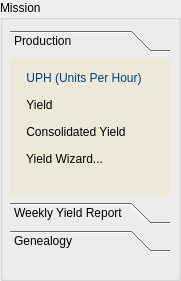
    <widget class="QGroupBox" name="groupBoxSqlMission">
     <property name="geometry">
      <rect>
       <x>30</x>
       <y>20</y>
       <width>181</width>
       <height>281</height>
      </rect>
     </property>
     <property name="title">
      <string>Mission</string>
     </property>
     <widget class="QToolBox" name="toolbox_Mission">
      <property name="geometry">
       <rect>
        <x>10</x>
        <y>30</y>
        <width>160</width>
        <height>222</height>
       </rect>
      </property>
      <property name="palette">
       <palette>
        <active>
         <colorrole role="WindowText">
          <brush brushstyle="SolidPattern">
           <color alpha="255">
            <red>0</red>
            <green>0</green>
            <blue>0</blue>
           </color>
          </brush>
         </colorrole>
         <colorrole role="Button">
          <brush brushstyle="SolidPattern">
           <color alpha="255">
            <red>236</red>
            <green>233</green>
            <blue>216</blue>
           </color>
          </brush>
         </colorrole>
         <colorrole role="Light">
          <brush brushstyle="SolidPattern">
           <color alpha="255">
            <red>255</red>
            <green>255</green>
            <blue>255</blue>
           </color>
          </brush>
         </colorrole>
         <colorrole role="Midlight">
          <brush brushstyle="SolidPattern">
           <color alpha="255">
            <red>245</red>
            <green>244</green>
            <blue>235</blue>
           </color>
          </brush>
         </colorrole>
         <colorrole role="Dark">
          <brush brushstyle="SolidPattern">
           <color alpha="255">
            <red>118</red>
            <green>116</green>
            <blue>108</blue>
           </color>
          </brush>
         </colorrole>
         <colorrole role="Mid">
          <brush brushstyle="SolidPattern">
           <color alpha="255">
            <red>157</red>
            <green>155</green>
            <blue>143</blue>
           </color>
          </brush>
         </colorrole>
         <colorrole role="Text">
          <brush brushstyle="SolidPattern">
           <color alpha="255">
            <red>0</red>
            <green>0</green>
            <blue>0</blue>
           </color>
          </brush>
         </colorrole>
         <colorrole role="BrightText">
          <brush brushstyle="SolidPattern">
           <color alpha="255">
            <red>255</red>
            <green>255</green>
            <blue>255</blue>
           </color>
          </brush>
         </colorrole>
         <colorrole role="ButtonText">
          <brush brushstyle="SolidPattern">
           <color alpha="255">
            <red>0</red>
            <green>0</green>
            <blue>0</blue>
           </color>
          </brush>
         </colorrole>
         <colorrole role="Base">
          <brush brushstyle="SolidPattern">
           <color alpha="255">
            <red>255</red>
            <green>255</green>
            <blue>255</blue>
           </color>
          </brush>
         </colorrole>
         <colorrole role="Window">
          <brush brushstyle="SolidPattern">
           <color alpha="255">
            <red>255</red>
            <green>255</green>
            <blue>204</blue>
           </color>
          </brush>
         </colorrole>
         <colorrole role="Shadow">
          <brush brushstyle="SolidPattern">
           <color alpha="255">
            <red>0</red>
            <green>0</green>
            <blue>0</blue>
           </color>
          </brush>
         </colorrole>
         <colorrole role="Highlight">
          <brush brushstyle="SolidPattern">
           <color alpha="255">
            <red>0</red>
            <green>0</green>
            <blue>128</blue>
           </color>
          </brush>
         </colorrole>
         <colorrole role="HighlightedText">
          <brush brushstyle="SolidPattern">
           <color alpha="255">
            <red>255</red>
            <green>255</green>
            <blue>255</blue>
           </color>
          </brush>
         </colorrole>
         <colorrole role="Link">
          <brush brushstyle="SolidPattern">
           <color alpha="255">
            <red>0</red>
            <green>0</green>
            <blue>0</blue>
           </color>
          </brush>
         </colorrole>
         <colorrole role="LinkVisited">
          <brush brushstyle="SolidPattern">
           <color alpha="255">
            <red>0</red>
            <green>0</green>
            <blue>0</blue>
           </color>
          </brush>
         </colorrole>
        </active>
        <inactive>
         <colorrole role="WindowText">
          <brush brushstyle="SolidPattern">
           <color alpha="255">
            <red>0</red>
            <green>0</green>
            <blue>0</blue>
           </color>
          </brush>
         </colorrole>
         <colorrole role="Button">
          <brush brushstyle="SolidPattern">
           <color alpha="255">
            <red>236</red>
            <green>233</green>
            <blue>216</blue>
           </color>
          </brush>
         </colorrole>
         <colorrole role="Light">
          <brush brushstyle="SolidPattern">
           <color alpha="255">
            <red>255</red>
            <green>255</green>
            <blue>255</blue>
           </color>
          </brush>
         </colorrole>
         <colorrole role="Midlight">
          <brush brushstyle="SolidPattern">
           <color alpha="255">
            <red>255</red>
            <green>254</green>
            <blue>249</blue>
           </color>
          </brush>
         </colorrole>
         <colorrole role="Dark">
          <brush brushstyle="SolidPattern">
           <color alpha="255">
            <red>118</red>
            <green>116</green>
            <blue>108</blue>
           </color>
          </brush>
         </colorrole>
         <colorrole role="Mid">
          <brush brushstyle="SolidPattern">
           <color alpha="255">
            <red>157</red>
            <green>155</green>
            <blue>143</blue>
           </color>
          </brush>
         </colorrole>
         <colorrole role="Text">
          <brush brushstyle="SolidPattern">
           <color alpha="255">
            <red>0</red>
            <green>0</green>
            <blue>0</blue>
           </color>
          </brush>
         </colorrole>
         <colorrole role="BrightText">
          <brush brushstyle="SolidPattern">
           <color alpha="255">
            <red>255</red>
            <green>255</green>
            <blue>255</blue>
           </color>
          </brush>
         </colorrole>
         <colorrole role="ButtonText">
          <brush brushstyle="SolidPattern">
           <color alpha="255">
            <red>0</red>
            <green>0</green>
            <blue>0</blue>
           </color>
          </brush>
         </colorrole>
         <colorrole role="Base">
          <brush brushstyle="SolidPattern">
           <color alpha="255">
            <red>255</red>
            <green>255</green>
            <blue>255</blue>
           </color>
          </brush>
         </colorrole>
         <colorrole role="Window">
          <brush brushstyle="SolidPattern">
           <color alpha="255">
            <red>255</red>
            <green>255</green>
            <blue>204</blue>
           </color>
          </brush>
         </colorrole>
         <colorrole role="Shadow">
          <brush brushstyle="SolidPattern">
           <color alpha="255">
            <red>0</red>
            <green>0</green>
            <blue>0</blue>
           </color>
          </brush>
         </colorrole>
         <colorrole role="Highlight">
          <brush brushstyle="SolidPattern">
           <color alpha="255">
            <red>0</red>
            <green>0</green>
            <blue>128</blue>
           </color>
          </brush>
         </colorrole>
         <colorrole role="HighlightedText">
          <brush brushstyle="SolidPattern">
           <color alpha="255">
            <red>255</red>
            <green>255</green>
            <blue>255</blue>
           </color>
          </brush>
         </colorrole>
         <colorrole role="Link">
          <brush brushstyle="SolidPattern">
           <color alpha="255">
            <red>0</red>
            <green>0</green>
            <blue>255</blue>
           </color>
          </brush>
         </colorrole>
         <colorrole role="LinkVisited">
          <brush brushstyle="SolidPattern">
           <color alpha="255">
            <red>255</red>
            <green>0</green>
            <blue>255</blue>
           </color>
          </brush>
         </colorrole>
        </inactive>
        <disabled>
         <colorrole role="WindowText">
          <brush brushstyle="SolidPattern">
           <color alpha="255">
            <red>128</red>
            <green>128</green>
            <blue>128</blue>
           </color>
          </brush>
         </colorrole>
         <colorrole role="Button">
          <brush brushstyle="SolidPattern">
           <color alpha="255">
            <red>236</red>
            <green>233</green>
            <blue>216</blue>
           </color>
          </brush>
         </colorrole>
         <colorrole role="Light">
          <brush brushstyle="SolidPattern">
           <color alpha="255">
            <red>255</red>
            <green>255</green>
            <blue>255</blue>
           </color>
          </brush>
         </colorrole>
         <colorrole role="Midlight">
          <brush brushstyle="SolidPattern">
           <color alpha="255">
            <red>255</red>
            <green>254</green>
            <blue>249</blue>
           </color>
          </brush>
         </colorrole>
         <colorrole role="Dark">
          <brush brushstyle="SolidPattern">
           <color alpha="255">
            <red>118</red>
            <green>116</green>
            <blue>108</blue>
           </color>
          </brush>
         </colorrole>
         <colorrole role="Mid">
          <brush brushstyle="SolidPattern">
           <color alpha="255">
            <red>157</red>
            <green>155</green>
            <blue>143</blue>
           </color>
          </brush>
         </colorrole>
         <colorrole role="Text">
          <brush brushstyle="SolidPattern">
           <color alpha="255">
            <red>128</red>
            <green>128</green>
            <blue>128</blue>
           </color>
          </brush>
         </colorrole>
         <colorrole role="BrightText">
          <brush brushstyle="SolidPattern">
           <color alpha="255">
            <red>255</red>
            <green>255</green>
            <blue>255</blue>
           </color>
          </brush>
         </colorrole>
         <colorrole role="ButtonText">
          <brush brushstyle="SolidPattern">
           <color alpha="255">
            <red>128</red>
            <green>128</green>
            <blue>128</blue>
           </color>
          </brush>
         </colorrole>
         <colorrole role="Base">
          <brush brushstyle="SolidPattern">
           <color alpha="255">
            <red>255</red>
            <green>255</green>
            <blue>255</blue>
           </color>
          </brush>
         </colorrole>
         <colorrole role="Window">
          <brush brushstyle="SolidPattern">
           <color alpha="255">
            <red>255</red>
            <green>255</green>
            <blue>204</blue>
           </color>
          </brush>
         </colorrole>
         <colorrole role="Shadow">
          <brush brushstyle="SolidPattern">
           <color alpha="255">
            <red>0</red>
            <green>0</green>
            <blue>0</blue>
           </color>
          </brush>
         </colorrole>
         <colorrole role="Highlight">
          <brush brushstyle="SolidPattern">
           <color alpha="255">
            <red>0</red>
            <green>0</green>
            <blue>128</blue>
           </color>
          </brush>
         </colorrole>
         <colorrole role="HighlightedText">
          <brush brushstyle="SolidPattern">
           <color alpha="255">
            <red>255</red>
            <green>255</green>
            <blue>255</blue>
           </color>
          </brush>
         </colorrole>
         <colorrole role="Link">
          <brush brushstyle="SolidPattern">
           <color alpha="255">
            <red>0</red>
            <green>0</green>
            <blue>255</blue>
           </color>
          </brush>
         </colorrole>
         <colorrole role="LinkVisited">
          <brush brushstyle="SolidPattern">
           <color alpha="255">
            <red>255</red>
            <green>0</green>
            <blue>255</blue>
           </color>
          </brush>
         </colorrole>
        </disabled>
       </palette>
      </property>
      <property name="toolTip">
       <string>Select your mission!</string>
      </property>
      <property name="frameShape">
       <enum>QFrame::NoFrame</enum>
      </property>
      <property name="frameShadow">
       <enum>QFrame::Plain</enum>
      </property>
      <property name="currentIndex">
       <number>0</number>
      </property>
      <widget class="QWidget" name="pageProduction">
       <property name="geometry">
        <rect>
         <x>0</x>
         <y>0</y>
         <width>163</width>
         <height>162</height>
        </rect>
       </property>
       <attribute name="label">
        <string>Production</string>
       </attribute>
       <layout class="QVBoxLayout" name="verticalLayout_3">
        <item>
         <widget class="QToolButton" name="toolButtonSql_UPH">
          <property name="palette">
           <palette>
            <active>
             <colorrole role="WindowText">
              <brush brushstyle="SolidPattern">
               <color alpha="255">
                <red>0</red>
                <green>64</green>
                <blue>128</blue>
               </color>
              </brush>
             </colorrole>
             <colorrole role="Button">
              <brush brushstyle="SolidPattern">
               <color alpha="255">
                <red>255</red>
                <green>255</green>
                <blue>204</blue>
               </color>
              </brush>
             </colorrole>
             <colorrole role="Light">
              <brush brushstyle="SolidPattern">
               <color alpha="255">
                <red>255</red>
                <green>255</green>
                <blue>255</blue>
               </color>
              </brush>
             </colorrole>
             <colorrole role="Midlight">
              <brush brushstyle="SolidPattern">
               <color alpha="255">
                <red>245</red>
                <green>244</green>
                <blue>235</blue>
               </color>
              </brush>
             </colorrole>
             <colorrole role="Dark">
              <brush brushstyle="SolidPattern">
               <color alpha="255">
                <red>118</red>
                <green>116</green>
                <blue>108</blue>
               </color>
              </brush>
             </colorrole>
             <colorrole role="Mid">
              <brush brushstyle="SolidPattern">
               <color alpha="255">
                <red>157</red>
                <green>155</green>
                <blue>143</blue>
               </color>
              </brush>
             </colorrole>
             <colorrole role="Text">
              <brush brushstyle="SolidPattern">
               <color alpha="255">
                <red>0</red>
                <green>0</green>
                <blue>0</blue>
               </color>
              </brush>
             </colorrole>
             <colorrole role="BrightText">
              <brush brushstyle="SolidPattern">
               <color alpha="255">
                <red>255</red>
                <green>255</green>
                <blue>255</blue>
               </color>
              </brush>
             </colorrole>
             <colorrole role="ButtonText">
              <brush brushstyle="SolidPattern">
               <color alpha="255">
                <red>0</red>
                <green>64</green>
                <blue>128</blue>
               </color>
              </brush>
             </colorrole>
             <colorrole role="Base">
              <brush brushstyle="SolidPattern">
               <color alpha="255">
                <red>255</red>
                <green>255</green>
                <blue>255</blue>
               </color>
              </brush>
             </colorrole>
             <colorrole role="Window">
              <brush brushstyle="SolidPattern">
               <color alpha="255">
                <red>255</red>
                <green>255</green>
                <blue>204</blue>
               </color>
              </brush>
             </colorrole>
             <colorrole role="Shadow">
              <brush brushstyle="SolidPattern">
               <color alpha="255">
                <red>0</red>
                <green>0</green>
                <blue>0</blue>
               </color>
              </brush>
             </colorrole>
             <colorrole role="Highlight">
              <brush brushstyle="SolidPattern">
               <color alpha="255">
                <red>0</red>
                <green>0</green>
                <blue>128</blue>
               </color>
              </brush>
             </colorrole>
             <colorrole role="HighlightedText">
              <brush brushstyle="SolidPattern">
               <color alpha="255">
                <red>255</red>
                <green>255</green>
                <blue>255</blue>
               </color>
              </brush>
             </colorrole>
             <colorrole role="Link">
              <brush brushstyle="SolidPattern">
               <color alpha="255">
                <red>0</red>
                <green>0</green>
                <blue>0</blue>
               </color>
              </brush>
             </colorrole>
             <colorrole role="LinkVisited">
              <brush brushstyle="SolidPattern">
               <color alpha="255">
                <red>0</red>
                <green>0</green>
                <blue>0</blue>
               </color>
              </brush>
             </colorrole>
            </active>
            <inactive>
             <colorrole role="WindowText">
              <brush brushstyle="SolidPattern">
               <color alpha="255">
                <red>0</red>
                <green>64</green>
                <blue>128</blue>
               </color>
              </brush>
             </colorrole>
             <colorrole role="Button">
              <brush brushstyle="SolidPattern">
               <color alpha="255">
                <red>255</red>
                <green>255</green>
                <blue>204</blue>
               </color>
              </brush>
             </colorrole>
             <colorrole role="Light">
              <brush brushstyle="SolidPattern">
               <color alpha="255">
                <red>255</red>
                <green>255</green>
                <blue>255</blue>
               </color>
              </brush>
             </colorrole>
             <colorrole role="Midlight">
              <brush brushstyle="SolidPattern">
               <color alpha="255">
                <red>255</red>
                <green>254</green>
                <blue>249</blue>
               </color>
              </brush>
             </colorrole>
             <colorrole role="Dark">
              <brush brushstyle="SolidPattern">
               <color alpha="255">
                <red>118</red>
                <green>116</green>
                <blue>108</blue>
               </color>
              </brush>
             </colorrole>
             <colorrole role="Mid">
              <brush brushstyle="SolidPattern">
               <color alpha="255">
                <red>157</red>
                <green>155</green>
                <blue>143</blue>
               </color>
              </brush>
             </colorrole>
             <colorrole role="Text">
              <brush brushstyle="SolidPattern">
               <color alpha="255">
                <red>0</red>
                <green>0</green>
                <blue>0</blue>
               </color>
              </brush>
             </colorrole>
             <colorrole role="BrightText">
              <brush brushstyle="SolidPattern">
               <color alpha="255">
                <red>255</red>
                <green>255</green>
                <blue>255</blue>
               </color>
              </brush>
             </colorrole>
             <colorrole role="ButtonText">
              <brush brushstyle="SolidPattern">
               <color alpha="255">
                <red>0</red>
                <green>64</green>
                <blue>128</blue>
               </color>
              </brush>
             </colorrole>
             <colorrole role="Base">
              <brush brushstyle="SolidPattern">
               <color alpha="255">
                <red>255</red>
                <green>255</green>
                <blue>255</blue>
               </color>
              </brush>
             </colorrole>
             <colorrole role="Window">
              <brush brushstyle="SolidPattern">
               <color alpha="255">
                <red>255</red>
                <green>255</green>
                <blue>204</blue>
               </color>
              </brush>
             </colorrole>
             <colorrole role="Shadow">
              <brush brushstyle="SolidPattern">
               <color alpha="255">
                <red>0</red>
                <green>0</green>
                <blue>0</blue>
               </color>
              </brush>
             </colorrole>
             <colorrole role="Highlight">
              <brush brushstyle="SolidPattern">
               <color alpha="255">
                <red>0</red>
                <green>0</green>
                <blue>128</blue>
               </color>
              </brush>
             </colorrole>
             <colorrole role="HighlightedText">
              <brush brushstyle="SolidPattern">
               <color alpha="255">
                <red>255</red>
                <green>255</green>
                <blue>255</blue>
               </color>
              </brush>
             </colorrole>
             <colorrole role="Link">
              <brush brushstyle="SolidPattern">
               <color alpha="255">
                <red>0</red>
                <green>0</green>
                <blue>255</blue>
               </color>
              </brush>
             </colorrole>
             <colorrole role="LinkVisited">
              <brush brushstyle="SolidPattern">
               <color alpha="255">
                <red>255</red>
                <green>0</green>
                <blue>255</blue>
               </color>
              </brush>
             </colorrole>
            </inactive>
            <disabled>
             <colorrole role="WindowText">
              <brush brushstyle="SolidPattern">
               <color alpha="255">
                <red>0</red>
                <green>64</green>
                <blue>128</blue>
               </color>
              </brush>
             </colorrole>
             <colorrole role="Button">
              <brush brushstyle="SolidPattern">
               <color alpha="255">
                <red>255</red>
                <green>255</green>
                <blue>204</blue>
               </color>
              </brush>
             </colorrole>
             <colorrole role="Light">
              <brush brushstyle="SolidPattern">
               <color alpha="255">
                <red>255</red>
                <green>255</green>
                <blue>255</blue>
               </color>
              </brush>
             </colorrole>
             <colorrole role="Midlight">
              <brush brushstyle="SolidPattern">
               <color alpha="255">
                <red>255</red>
                <green>254</green>
                <blue>249</blue>
               </color>
              </brush>
             </colorrole>
             <colorrole role="Dark">
              <brush brushstyle="SolidPattern">
               <color alpha="255">
                <red>118</red>
                <green>116</green>
                <blue>108</blue>
               </color>
              </brush>
             </colorrole>
             <colorrole role="Mid">
              <brush brushstyle="SolidPattern">
               <color alpha="255">
                <red>157</red>
                <green>155</green>
                <blue>143</blue>
               </color>
              </brush>
             </colorrole>
             <colorrole role="Text">
              <brush brushstyle="SolidPattern">
               <color alpha="255">
                <red>128</red>
                <green>128</green>
                <blue>128</blue>
               </color>
              </brush>
             </colorrole>
             <colorrole role="BrightText">
              <brush brushstyle="SolidPattern">
               <color alpha="255">
                <red>255</red>
                <green>255</green>
                <blue>255</blue>
               </color>
              </brush>
             </colorrole>
             <colorrole role="ButtonText">
              <brush brushstyle="SolidPattern">
               <color alpha="255">
                <red>0</red>
                <green>64</green>
                <blue>128</blue>
               </color>
              </brush>
             </colorrole>
             <colorrole role="Base">
              <brush brushstyle="SolidPattern">
               <color alpha="255">
                <red>255</red>
                <green>255</green>
                <blue>255</blue>
               </color>
              </brush>
             </colorrole>
             <colorrole role="Window">
              <brush brushstyle="SolidPattern">
               <color alpha="255">
                <red>255</red>
                <green>255</green>
                <blue>204</blue>
               </color>
              </brush>
             </colorrole>
             <colorrole role="Shadow">
              <brush brushstyle="SolidPattern">
               <color alpha="255">
                <red>0</red>
                <green>0</green>
                <blue>0</blue>
               </color>
              </brush>
             </colorrole>
             <colorrole role="Highlight">
              <brush brushstyle="SolidPattern">
               <color alpha="255">
                <red>0</red>
                <green>0</green>
                <blue>128</blue>
               </color>
              </brush>
             </colorrole>
             <colorrole role="HighlightedText">
              <brush brushstyle="SolidPattern">
               <color alpha="255">
                <red>255</red>
                <green>255</green>
                <blue>255</blue>
               </color>
              </brush>
             </colorrole>
             <colorrole role="Link">
              <brush brushstyle="SolidPattern">
               <color alpha="255">
                <red>0</red>
                <green>0</green>
                <blue>255</blue>
               </color>
              </brush>
             </colorrole>
             <colorrole role="LinkVisited">
              <brush brushstyle="SolidPattern">
               <color alpha="255">
                <red>255</red>
                <green>0</green>
                <blue>255</blue>
               </color>
              </brush>
             </colorrole>
            </disabled>
           </palette>
          </property>
          <property name="toolTip">
           <string>Report showing tester productivity (Units Per Hour tested)</string>
          </property>
          <property name="text">
           <string>UPH (Units Per Hour)</string>
          </property>
          <property name="icon">
           <iconset resource="gex.qrc">
            <normaloff>:/gex/icons/options_speed.png</normaloff>:/gex/icons/options_speed.png</iconset>
          </property>
          <property name="checkable">
           <bool>true</bool>
          </property>
          <property name="checked">
           <bool>false</bool>
          </property>
          <property name="toolButtonStyle">
           <enum>Qt::ToolButtonTextBesideIcon</enum>
          </property>
          <property name="autoRaise">
           <bool>true</bool>
          </property>
         </widget>
        </item>
        <item>
         <widget class="QToolButton" name="toolButtonSql_Yield">
          <property name="toolTip">
           <string>Report Yield / Volume</string>
          </property>
          <property name="text">
           <string>Yield</string>
          </property>
          <property name="icon">
           <iconset resource="gex.qrc">
            <normaloff>:/gex/icons/options_advhisto.png</normaloff>:/gex/icons/options_advhisto.png</iconset>
          </property>
          <property name="checkable">
           <bool>true</bool>
          </property>
          <property name="toolButtonStyle">
           <enum>Qt::ToolButtonTextBesideIcon</enum>
          </property>
          <property name="autoRaise">
           <bool>true</bool>
          </property>
         </widget>
        </item>
        <item>
         <widget class="QToolButton" name="toolButtonSql_ConsolidatedYield">
          <property name="toolTip">
           <string>Report consolidated Yield / Volume (based on test/re-test consolidation per lot)</string>
          </property>
          <property name="text">
           <string>Consolidated Yield</string>
          </property>
          <property name="icon">
           <iconset resource="gex.qrc">
            <normaloff>:/gex/icons/options_advhisto.png</normaloff>:/gex/icons/options_advhisto.png</iconset>
          </property>
          <property name="checkable">
           <bool>true</bool>
          </property>
          <property name="toolButtonStyle">
           <enum>Qt::ToolButtonTextBesideIcon</enum>
          </property>
          <property name="autoRaise">
           <bool>true</bool>
          </property>
         </widget>
        </item>
        <item>
         <widget class="QToolButton" name="toolButtonSql_YieldWizard">
          <property name="toolTip">
           <string>Yield Wizard...</string>
          </property>
          <property name="text">
           <string>Yield Wizard...</string>
          </property>
          <property name="icon">
           <iconset resource="gex.qrc">
            <normaloff>:/gex/icons/options_advhisto.png</normaloff>:/gex/icons/options_advhisto.png</iconset>
          </property>
          <property name="checkable">
           <bool>true</bool>
          </property>
          <property name="toolButtonStyle">
           <enum>Qt::ToolButtonTextBesideIcon</enum>
          </property>
          <property name="autoRaise">
           <bool>true</bool>
          </property>
         </widget>
        </item>
        <item>
         <spacer name="verticalSpacer_3">
          <property name="orientation">
           <enum>Qt::Vertical</enum>
          </property>
          <property name="sizeHint" stdset="0">
           <size>
            <width>20</width>
            <height>40</height>
           </size>
          </property>
         </spacer>
        </item>
       </layout>
      </widget>
      <widget class="QWidget" name="pageWYR">
       <property name="geometry">
        <rect>
         <x>0</x>
         <y>0</y>
         <width>98</width>
         <height>28</height>
        </rect>
       </property>
       <attribute name="label">
        <string>Weekly Yield Report</string>
       </attribute>
       <widget class="QToolButton" name="toolButtonSql_WYR_Standard">
        <property name="geometry">
         <rect>
          <x>10</x>
          <y>0</y>
          <width>136</width>
          <height>23</height>
         </rect>
        </property>
        <property name="toolTip">
         <string>Generate Weekly Yield reports received from sub-contractors</string>
        </property>
        <property name="text">
         <string>Standard Report</string>
        </property>
        <property name="icon">
         <iconset resource="gex.qrc">
          <normaloff>:/gex/icons/calendar_icon.png</normaloff>:/gex/icons/calendar_icon.png</iconset>
        </property>
        <property name="checkable">
         <bool>true</bool>
        </property>
        <property name="toolButtonStyle">
         <enum>Qt::ToolButtonTextBesideIcon</enum>
        </property>
        <property name="autoRaise">
         <bool>true</bool>
        </property>
       </widget>
      </widget>
      <widget class="QWidget" name="pageGenealogy">
       <property name="geometry">
        <rect>
         <x>0</x>
         <y>0</y>
         <width>98</width>
         <height>28</height>
        </rect>
       </property>
       <attribute name="label">
        <string>Genealogy</string>
       </attribute>
       <widget class="QToolButton" name="toolButtonSql_Genealogy_YieldVsYield">
        <property name="geometry">
         <rect>
          <x>10</x>
          <y>0</y>
          <width>136</width>
          <height>23</height>
         </rect>
        </property>
        <property name="text">
         <string>Yield vs. Yield</string>
        </property>
        <property name="icon">
         <iconset resource="gex.qrc">
          <normaloff>:/gex/icons/options_scatter.png</normaloff>:/gex/icons/options_scatter.png</iconset>
        </property>
        <property name="checkable">
         <bool>true</bool>
        </property>
        <property name="toolButtonStyle">
         <enum>Qt::ToolButtonTextBesideIcon</enum>
        </property>
        <property name="autoRaise">
         <bool>true</bool>
        </property>
       </widget>
       <widget class="QToolButton" name="toolButtonSql_Genealogy_YieldVsParameter">
        <property name="geometry">
         <rect>
          <x>10</x>
          <y>25</y>
          <width>141</width>
          <height>23</height>
         </rect>
        </property>
        <property name="text">
         <string>Yield vs. Parameter</string>
        </property>
        <property name="icon">
         <iconset resource="gex.qrc">
          <normaloff>:/gex/icons/options_scatter.png</normaloff>:/gex/icons/options_scatter.png</iconset>
        </property>
        <property name="checkable">
         <bool>true</bool>
        </property>
        <property name="toolButtonStyle">
         <enum>Qt::ToolButtonTextBesideIcon</enum>
        </property>
        <property name="autoRaise">
         <bool>true</bool>
        </property>
       </widget>
      </widget>
     </widget>
    </widget>
